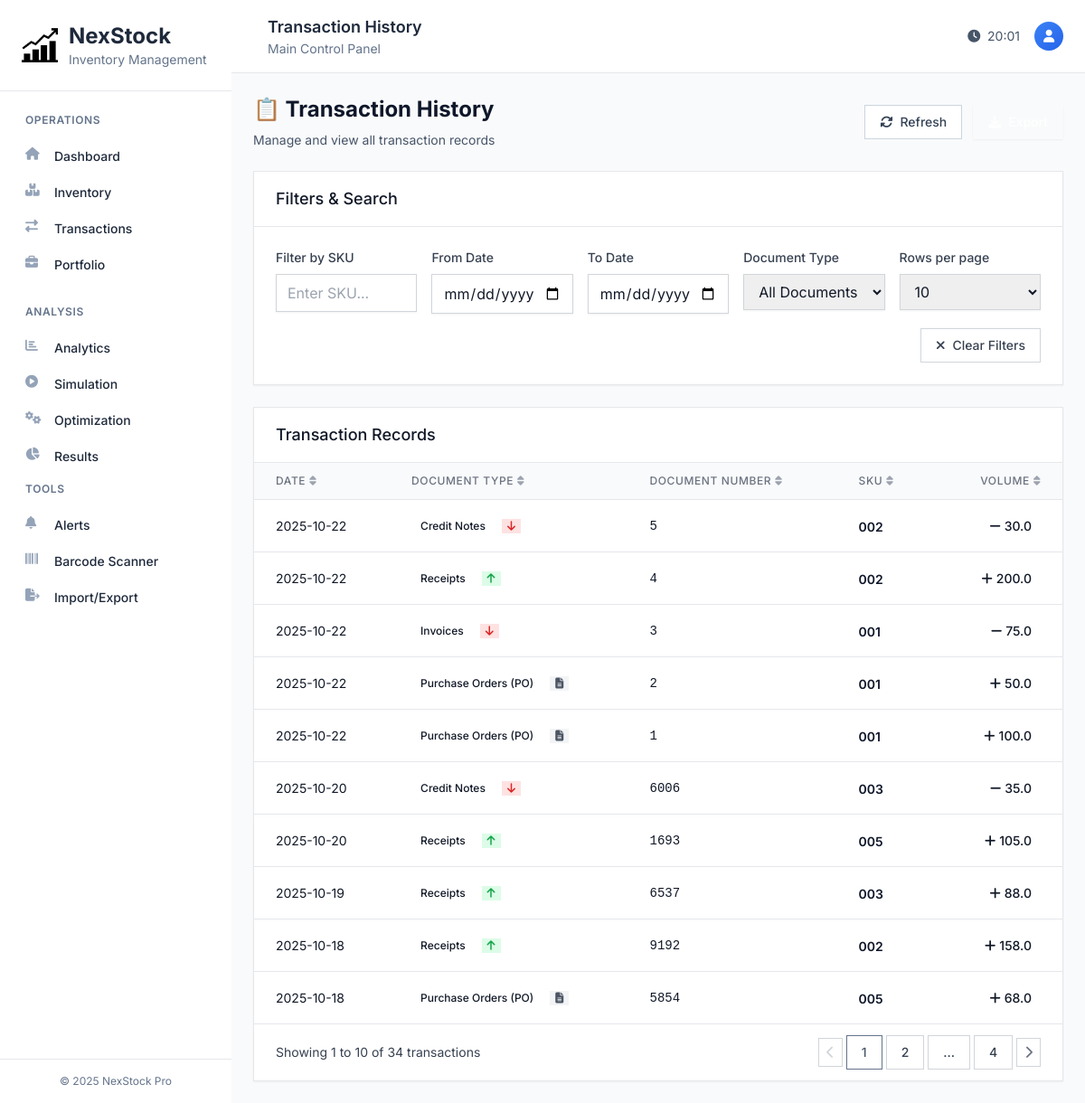
Page /transactions on the committed database.
### tables this page shows
CREATE TABLE transactions (
                ID INTEGER PRIMARY KEY AUTOINCREMENT,
                SKU TEXT,
                VOLUME REAL,
                DOCUMENT_TYPE TEXT,
                DOC_NUMBER TEXT,
                DATE TEXT DEFAULT (datetime('now', 'localtime')), success INTEGER DEFAULT 1, failure_reason TEXT, status TEXT, attempt_id TEXT, user_id TEXT,
                FOREIGN KEY (SKU) REFERENCES products (SKU)
            );

### app.py (the view, shortened to what this page needs)
@app.route("/transactions", methods=["GET", "POST"])
def transactions():
    trades = execute_query("SELECT * FROM transactions ORDER BY DATE DESC, DOC_NUMBER DESC")
    return render_template("transactions.html", trades=trades)

### templates/transactions.html (shortened to what this page needs)
{% extends "layout.html" %}
{% block page_title %}Transaction History{% endblock %}
{% block main %}
<div class="space-y-6">
    <div class="flex flex-col sm:flex-row sm:items-center sm:justify-between">
        <div>
            <h1 class="text-2xl font-bold text-primary-900">📋 Transaction History</h1>
            <p class="mt-2 text-sm text-primary-600">Manage and view all transaction records</p>
        </div>
        <div class="mt-4 sm:mt-0 flex space-x-3">
            <button
                type="button"
                onclick="refreshTransactions()"
                class="inline-flex items-center px-4 py-2 border border-primary-300 text-sm font-medium text-primary-700 bg-white hover:bg-primary-50 focus:outline-none focus:ring-2 focus:ring-offset-2 focus:ring-primary-500 transition-colors" style="border-radius:0">
                <i class="fas fa-sync-alt mr-2"></i>
                Refresh
            </button>
            <button
                type="button"
                onclick="exportTransactions()"
                class="inline-flex items-center px-4 py-2 border border-transparent shadow-sm text-sm font-medium text-white bg-success-600 hover:bg-success-700 focus:outline-none focus:ring-2 focus:ring-offset-2 focus:ring-success-500 transition-colors" style="border-radius:0">
                <i class="fas fa-download mr-2"></i>
            </button>
        </div>
    </div>
    <div class="bg-white shadow-sm border border-gray-200" style="border-radius:0">
        <div class="px-6 py-4 border-b border-gray-200">
            <h3 class="text-lg font-medium text-gray-900">Filters & Search</h3>
        </div>
        <div class="p-6">
            <div class="grid grid-cols-1 md:grid-cols-2 lg:grid-cols-5 gap-4">
                <div>
                    <label for="sku-filter" class="block text-sm font-medium text-gray-700 mb-2">Filter by SKU</label>
                    <input
                        type="text"
                        class="w-full px-3 py-2 border border-gray-300 shadow-sm focus:outline-none focus:ring-2 focus:ring-primary-500 focus:border-transparent" style="border-radius:0"
                        id="sku-filter"
                        placeholder="Enter SKU..."
                        onkeyup="applyFilters()">
                </div>
                <div>
                    <label for="date-from-filter" class="block text-sm font-medium text-gray-700 mb-2">From Date</label>
                    <input
                        type="date"
                        class="w-full px-3 py-2 border border-gray-300 shadow-sm focus:outline-none focus:ring-2 focus:ring-primary-500 focus:border-transparent" style="border-radius:0"
                        id="date-from-filter"
                        onchange="applyFilters()">
                </div>
                <div>
                    <label for="date-to-filter" class="block text-sm font-medium text-gray-700 mb-2">To Date</label>
                    <input
                        type="date"
                        class="w-full px-3 py-2 border border-gray-300 shadow-sm focus:outline-none focus:ring-2 focus:ring-primary-500 focus:border-transparent" style="border-radius:0"
                        id="date-to-filter"
                        onchange="applyFilters()">
                </div>
                <div>
                    <label for="doctype-filter" class="block text-sm font-medium text-gray-700 mb-2">Document Type</label>
                    <select
                        class="w-full px-3 py-2 border border-gray-300 shadow-sm focus:outline-none focus:ring-2 focus:ring-primary-500 focus:border-transparent" style="border-radius:0"
                        id="doctype-filter"
                        onchange="applyFilters()">
                        <option value="">All Documents</option>
                    </select>
                </div>
                <div>
                    <label for="rows-per-page" class="block text-sm font-medium text-gray-700 mb-2">Rows per page</label>
                    <select
                        class="w-full px-3 py-2 border border-gray-300 shadow-sm focus:outline-none focus:ring-2 focus:ring-primary-500 focus:border-transparent" style="border-radius:0"
                        id="rows-per-page"
                        onchange="changePageSize()">
                        <option value="10" selected>10</option>
                    </select>
                </div>
            </div>
            <div class="mt-4 flex justify-end">
                <button
                    class="inline-flex items-center px-4 py-2 border border-gray-300 text-sm font-medium text-gray-700 bg-white hover:bg-gray-50 focus:outline-none focus:ring-2 focus:ring-offset-2 focus:ring-primary-500 transition-colors" style="border-radius:0"
                    onclick="clearFilters()">
                    <i class="fas fa-times mr-2"></i>
                    Clear Filters
                </button>
            </div>
        </div>
    </div>
    <div class="bg-white shadow-sm border border-gray-200 overflow-hidden" style="border-radius:0">
        <div class="px-6 py-4 border-b border-gray-200">
            <h3 class="text-lg font-medium text-gray-900">Transaction Records</h3>
        </div>
        <div class="overflow-x-auto">
            <table class="min-w-full divide-y divide-gray-200" id="transactions-table">
                <thead class="bg-gray-50">
                    <tr>
                        <th onclick="sortTable(0)" class="px-6 py-3 text-left text-xs font-medium text-gray-500 uppercase tracking-wider cursor-pointer hover:bg-gray-100 transition-colors">
                            <div class="flex items-center space-x-1">
                                <span>Date</span>
                                <i class="fas fa-sort text-gray-400" id="sort-0"></i>
                            </div>
                        </th>
                        <th onclick="sortTable(1)" class="px-6 py-3 text-left text-xs font-medium text-gray-500 uppercase tracking-wider cursor-pointer hover:bg-gray-100 transition-colors">
                            <div class="flex items-center space-x-1">
                                <span>Document Type</span>
                                <i class="fas fa-sort text-gray-400" id="sort-1"></i>
                            </div>
                        </th>
                        <th onclick="sortTable(2)" class="px-6 py-3 text-left text-xs font-medium text-gray-500 uppercase tracking-wider cursor-pointer hover:bg-gray-100 transition-colors">
                            <div class="flex items-center space-x-1">
                                <span>Document Number</span>
                                <i class="fas fa-sort text-gray-400" id="sort-2"></i>
                            </div>
                        </th>
                        <th onclick="sortTable(3)" class="px-6 py-3 text-left text-xs font-medium text-gray-500 uppercase tracking-wider cursor-pointer hover:bg-gray-100 transition-colors">
                            <div class="flex items-center space-x-1">
                                <span>SKU</span>
                                <i class="fas fa-sort text-gray-400" id="sort-3"></i>
                            </div>
                        </th>
                        <th onclick="sortTable(4)" class="px-6 py-3 text-right text-xs font-medium text-gray-500 uppercase tracking-wider cursor-pointer hover:bg-gray-100 transition-colors">
                            <div class="flex items-center justify-end space-x-1">
                                <span>Volume</span>
                                <i class="fas fa-sort text-gray-400" id="sort-4"></i>
                            </div>
                        </th>
                    </tr>
                </thead>
                <tbody id="transactions-tbody" class="bg-white divide-y divide-gray-200">
                    {% for trade in trades %}
                    <tr data-sku="{{ trade.SKU }}" data-volume="{{ trade.VOLUME }}" class="hover:bg-gray-50 transition-colors">
                        <td class="px-6 py-4 whitespace-nowrap text-sm text-gray-900">
                            {{ trade.DATE or 'N/A' }}
                        </td>
                        <td class="px-6 py-4 whitespace-nowrap">
                            <div class="flex items-center space-x-2">
                                <span class="inline-flex items-center px-2.5 py-0.5 text-xs font-medium" style="border-radius:0"
                                    {% if trade.DOCUMENT_TYPE == 'Invoices' %}bg-blue-100 text-blue-800
                                    {% elif trade.DOCUMENT_TYPE == 'Receipts' %}bg-green-100 text-green-800
                                    {% elif trade.DOCUMENT_TYPE == 'Purchase Orders (PO)' %}bg-purple-100 text-purple-800
                                    {% elif trade.DOCUMENT_TYPE == 'Credit Notes' %}bg-orange-100 text-orange-800
                                    {% elif trade.DOCUMENT_TYPE == 'Debit Notes' %}bg-red-100 text-red-800
                                    {% else %}bg-gray-100 text-gray-800{% endif %}">
                                    {{ trade.DOCUMENT_TYPE or 'N/A' }}
                                </span>
                                {% if trade.DOCUMENT_TYPE == 'Purchase Orders (PO)' %}
                                    <span class="inline-flex items-center px-1.5 py-0.5 text-xs font-medium bg-gray-100 text-gray-600" style="border-radius:0" title="No inventory impact">
                                        <i class="fas fa-file-alt"></i>
                                    </span>
                                {% elif trade.DOCUMENT_TYPE in ['Receipts'] %}
                                    <span class="inline-flex items-center px-1.5 py-0.5 text-xs font-medium bg-green-100 text-green-600" style="border-radius:0" title="Increases inventory">
                                        <i class="fas fa-arrow-up"></i>
                                    </span>
                                {% elif trade.DOCUMENT_TYPE in ['Invoices', 'Credit Notes', 'Debit Notes'] %}
                                    <span class="inline-flex items-center px-1.5 py-0.5 text-xs font-medium bg-red-100 text-red-600" style="border-radius:0" title="Decreases inventory">
                                        <i class="fas fa-arrow-down"></i>
                                    </span>
                                {% endif %}
                            </div>
                        </td>
                        <td class="px-6 py-4 whitespace-nowrap text-sm font-mono text-gray-900">
                            {{ trade.DOC_NUMBER or 'N/A' }}
                        </td>
                        <td class="px-6 py-4 whitespace-nowrap">
                            <span class="text-sm font-semibold text-primary-900">{{ trade.SKU }}</span>
                        </td>
                        <td class="px-6 py-4 whitespace-nowrap text-right">
                            <span class="inline-flex items-center px-2.5 py-0.5 text-sm font-medium" style="border-radius:0"
                                {% if trade.VOLUME > 0 %}bg-success-100 text-success-800
                                {% else %}bg-red-100 text-red-800{% endif %}">
                                {% if trade.VOLUME > 0 %}
                                    <i class="fas fa-plus mr-1"></i>{{ trade.VOLUME }}
                                {% else %}
                                    <i class="fas fa-minus mr-1"></i>{{ trade.VOLUME|abs }}
                                {% endif %}
                            </span>
                        </td>
                    </tr>
                    {% endfor %}
                </tbody>
            </table>
        </div>
        <div class="bg-white px-6 py-3 border-t border-gray-200">
            <div class="flex flex-col sm:flex-row sm:items-center sm:justify-between">
                <div class="text-sm text-gray-700" id="pagination-info">
                </div>
                <nav class="mt-3 sm:mt-0" aria-label="Transaction pagination">
                    <ul class="flex items-center space-x-1" id="pagination-controls">
                    </ul>
                </nav>
            </div>
        </div>
    </div>
</div>
{% endblock %}

### rows in the picture
transactions: DATE "2025-10-22", DOCUMENT_TYPE "Credit Notes", DOC_NUMBER "5", SKU "002", VOLUME|abs "30.0"
transactions: DATE "2025-10-22", DOCUMENT_TYPE "Receipts", DOC_NUMBER "4", SKU "002", VOLUME "200.0"
transactions: DATE "2025-10-22", DOCUMENT_TYPE "Invoices", DOC_NUMBER "3", SKU "001", VOLUME|abs "75.0"
transactions: DATE "2025-10-22", DOCUMENT_TYPE "Purchase Orders (PO)", DOC_NUMBER "2", SKU "001", VOLUME "50.0"
transactions: DATE "2025-10-22", DOCUMENT_TYPE "Purchase Orders (PO)", DOC_NUMBER "1", SKU "001", VOLUME "100.0"
transactions: DATE "2025-10-20", DOCUMENT_TYPE "Credit Notes", DOC_NUMBER "6006", SKU "003", VOLUME|abs "35.0"
transactions: DATE "2025-10-20", DOCUMENT_TYPE "Receipts", DOC_NUMBER "1693", SKU "005", VOLUME "105.0"
transactions: DATE "2025-10-19", DOCUMENT_TYPE "Receipts", DOC_NUMBER "6537", SKU "003", VOLUME "88.0"
transactions: DATE "2025-10-18", DOCUMENT_TYPE "Receipts", DOC_NUMBER "9192", SKU "002", VOLUME "158.0"
transactions: DATE "2025-10-18", DOCUMENT_TYPE "Purchase Orders (PO)", DOC_NUMBER "5854", SKU "005", VOLUME "68.0"
